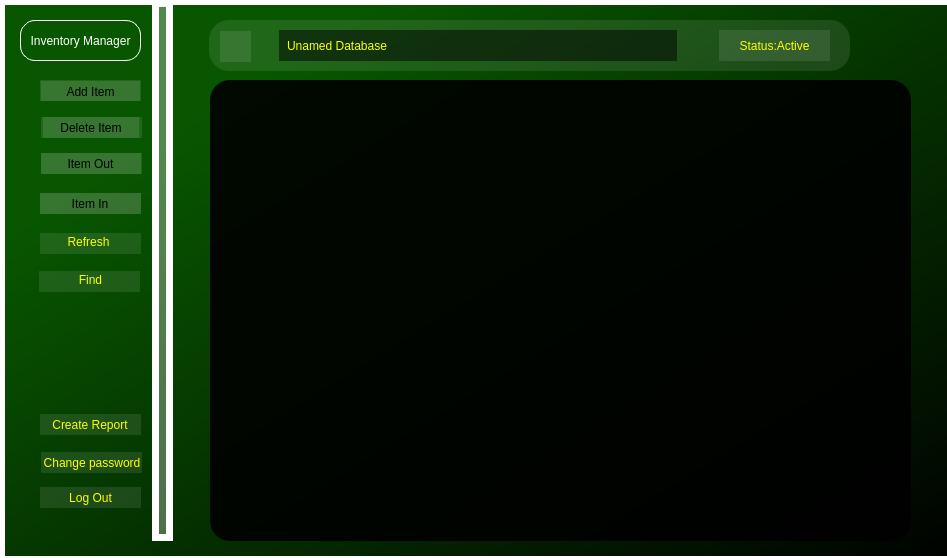
<?xml version="1.0" encoding="UTF-8"?>
<ui version="4.0">
 <class>MainWindow</class>
 <widget class="QMainWindow" name="MainWindow">
  <property name="geometry">
   <rect>
    <x>0</x>
    <y>0</y>
    <width>947</width>
    <height>558</height>
   </rect>
  </property>
  <property name="windowTitle">
   <string>MainWindow</string>
  </property>
  <widget class="QWidget" name="centralwidget">
   <widget class="QWidget" name="widget" native="true">
    <property name="geometry">
     <rect>
      <x>0</x>
      <y>0</y>
      <width>971</width>
      <height>561</height>
     </rect>
    </property>
    <property name="styleSheet">
     <string notr="true">QWidget#widget{
border:5px solid white;
background-color:qlineargradient(spread:pad, x1:0.164773, y1:0.222, x2:1, y2:1, stop:0.0170455 rgba(8, 86, 0, 255), stop:1 rgba(0, 0, 0, 255));}

</string>
    </property>
    <widget class="QTextEdit" name="screen">
     <property name="geometry">
      <rect>
       <x>210</x>
       <y>80</y>
       <width>701</width>
       <height>461</height>
      </rect>
     </property>
     <property name="font">
      <font>
       <family>DejaVu Sans Mono</family>
       <pointsize>8</pointsize>
       <weight>9</weight>
       <italic>false</italic>
       <bold>false</bold>
      </font>
     </property>
     <property name="styleSheet">
      <string notr="true">font: 75 7.5pt &quot;DejaVu Sans Mono&quot;;
background-color:rgba(0, 0, 0,0.9);
color:white;
border-radius:20px;
padding-left:20;
padding-right:20;
padding-top:10</string>
     </property>
    </widget>
    <widget class="Line" name="line_2">
     <property name="geometry">
      <rect>
       <x>152</x>
       <y>0</y>
       <width>21</width>
       <height>541</height>
      </rect>
     </property>
     <property name="styleSheet">
      <string notr="true">border:7px solid white;
background-color:rgba(255, 255, 255, 0.3);</string>
     </property>
     <property name="orientation">
      <enum>Qt::Vertical</enum>
     </property>
    </widget>
    <widget class="QFrame" name="frame_2">
     <property name="geometry">
      <rect>
       <x>40</x>
       <y>80</y>
       <width>101</width>
       <height>21</height>
      </rect>
     </property>
     <property name="styleSheet">
      <string notr="true">background-color:rgba(255, 255, 255,0.1);
border-radius:20;</string>
     </property>
     <property name="frameShape">
      <enum>QFrame::StyledPanel</enum>
     </property>
     <property name="frameShadow">
      <enum>QFrame::Raised</enum>
     </property>
     <widget class="QPushButton" name="add">
      <property name="geometry">
       <rect>
        <x>1</x>
        <y>1</y>
        <width>99</width>
        <height>21</height>
       </rect>
      </property>
      <property name="cursor">
       <cursorShape>PointingHandCursor</cursorShape>
      </property>
      <property name="styleSheet">
       <string notr="true">background-color:rgba(255, 255, 255, 0);
font: 75 10pt &quot;Noto Sans Cond&quot;;
color:rgb(255, 255, 0);
hover{color:black};</string>
      </property>
      <property name="text">
       <string>Add Item</string>
      </property>
     </widget>
    </widget>
    <widget class="QFrame" name="frame_14">
     <property name="geometry">
      <rect>
       <x>209</x>
       <y>20</y>
       <width>641</width>
       <height>51</height>
      </rect>
     </property>
     <property name="styleSheet">
      <string notr="true">background-color:rgba(255, 255, 255,0.1);
border-radius:20;</string>
     </property>
     <property name="frameShape">
      <enum>QFrame::StyledPanel</enum>
     </property>
     <property name="frameShadow">
      <enum>QFrame::Raised</enum>
     </property>
     <widget class="QFrame" name="frame_15">
      <property name="geometry">
       <rect>
        <x>0</x>
        <y>170</y>
        <width>120</width>
        <height>51</height>
       </rect>
      </property>
      <property name="styleSheet">
       <string notr="true">background-color:rgba(255, 255, 255,0.1);
border-radius:20;</string>
      </property>
      <property name="frameShape">
       <enum>QFrame::StyledPanel</enum>
      </property>
      <property name="frameShadow">
       <enum>QFrame::Raised</enum>
      </property>
     </widget>
     <widget class="QLabel" name="database_info">
      <property name="geometry">
       <rect>
        <x>70</x>
        <y>10</y>
        <width>398</width>
        <height>31</height>
       </rect>
      </property>
      <property name="styleSheet">
       <string notr="true">color:rgb(255, 255, 0);
padding-left:5;
background-color:rgba(0, 0, 0,0.5);
font: 63 15pt &quot;Bahnschrift&quot;;</string>
      </property>
      <property name="frameShadow">
       <enum>QFrame::Sunken</enum>
      </property>
      <property name="lineWidth">
       <number>15</number>
      </property>
      <property name="text">
       <string>Unamed Database</string>
      </property>
     </widget>
     <widget class="QLabel" name="database_info_2">
      <property name="geometry">
       <rect>
        <x>510</x>
        <y>10</y>
        <width>111</width>
        <height>31</height>
       </rect>
      </property>
      <property name="styleSheet">
       <string notr="true">font: 75 14pt &quot;Bahnschrift Condensed&quot;;
color:rgb(255, 255, 0);</string>
      </property>
      <property name="frameShadow">
       <enum>QFrame::Sunken</enum>
      </property>
      <property name="lineWidth">
       <number>15</number>
      </property>
      <property name="text">
       <string>Status:Active</string>
      </property>
      <property name="alignment">
       <set>Qt::AlignCenter</set>
      </property>
     </widget>
     <widget class="QLabel" name="dashboard_icon">
      <property name="geometry">
       <rect>
        <x>11</x>
        <y>11</y>
        <width>31</width>
        <height>31</height>
       </rect>
      </property>
      <property name="text">
       <string/>
      </property>
      <property name="scaledContents">
       <bool>true</bool>
      </property>
     </widget>
    </widget>
    <widget class="QLabel" name="label">
     <property name="geometry">
      <rect>
       <x>20</x>
       <y>20</y>
       <width>121</width>
       <height>41</height>
      </rect>
     </property>
     <property name="styleSheet">
      <string notr="true">font: 10pt &quot;PMingLiU-ExtB&quot;;
color:rgb(255, 255, 255);
border:1px solid white;
border-radius:15;</string>
     </property>
     <property name="text">
      <string>Inventory Manager</string>
     </property>
     <property name="alignment">
      <set>Qt::AlignCenter</set>
     </property>
    </widget>
    <widget class="QLabel" name="label_2">
     <property name="geometry">
      <rect>
       <x>870</x>
       <y>20</y>
       <width>51</width>
       <height>51</height>
      </rect>
     </property>
     <property name="text">
      <string/>
     </property>
     <property name="pixmap">
      <pixmap>../../../../Downloads/677777.png</pixmap>
     </property>
     <property name="scaledContents">
      <bool>true</bool>
     </property>
    </widget>
    <widget class="QFrame" name="frame_3">
     <property name="geometry">
      <rect>
       <x>40</x>
       <y>233</y>
       <width>101</width>
       <height>21</height>
      </rect>
     </property>
     <property name="styleSheet">
      <string notr="true">background-color:rgba(255, 255, 255,0.1);
border-radius:20;</string>
     </property>
     <property name="frameShape">
      <enum>QFrame::StyledPanel</enum>
     </property>
     <property name="frameShadow">
      <enum>QFrame::Raised</enum>
     </property>
     <widget class="QPushButton" name="refresh">
      <property name="geometry">
       <rect>
        <x>0</x>
        <y>-1</y>
        <width>97</width>
        <height>20</height>
       </rect>
      </property>
      <property name="cursor">
       <cursorShape>PointingHandCursor</cursorShape>
      </property>
      <property name="styleSheet">
       <string notr="true">background-color:rgba(255, 255, 255, 0);
font: 75 10pt &quot;Noto Sans Cond&quot;;
color:rgb(255, 255, 0);</string>
      </property>
      <property name="text">
       <string>Refresh</string>
      </property>
     </widget>
    </widget>
    <widget class="QFrame" name="frame_4">
     <property name="geometry">
      <rect>
       <x>41</x>
       <y>117</y>
       <width>101</width>
       <height>21</height>
      </rect>
     </property>
     <property name="styleSheet">
      <string notr="true">background-color:rgba(255, 255, 255,0.1);
border-radius:20;</string>
     </property>
     <property name="frameShape">
      <enum>QFrame::StyledPanel</enum>
     </property>
     <property name="frameShadow">
      <enum>QFrame::Raised</enum>
     </property>
     <widget class="QPushButton" name="delet">
      <property name="geometry">
       <rect>
        <x>2</x>
        <y>0</y>
        <width>96</width>
        <height>21</height>
       </rect>
      </property>
      <property name="cursor">
       <cursorShape>PointingHandCursor</cursorShape>
      </property>
      <property name="styleSheet">
       <string notr="true">background-color:rgba(255, 255, 255, 0);
font: 75 10pt &quot;Noto Sans Cond&quot;;
color:rgb(255, 255, 0);
hover{color:black};</string>
      </property>
      <property name="text">
       <string>Delete Item</string>
      </property>
     </widget>
    </widget>
    <widget class="QFrame" name="frame_5">
     <property name="geometry">
      <rect>
       <x>41</x>
       <y>153</y>
       <width>101</width>
       <height>21</height>
      </rect>
     </property>
     <property name="styleSheet">
      <string notr="true">background-color:rgba(255, 255, 255,0.1);
border-radius:20;</string>
     </property>
     <property name="frameShape">
      <enum>QFrame::StyledPanel</enum>
     </property>
     <property name="frameShadow">
      <enum>QFrame::Raised</enum>
     </property>
     <widget class="QPushButton" name="Iout">
      <property name="geometry">
       <rect>
        <x>-1</x>
        <y>0</y>
        <width>101</width>
        <height>21</height>
       </rect>
      </property>
      <property name="cursor">
       <cursorShape>PointingHandCursor</cursorShape>
      </property>
      <property name="styleSheet">
       <string notr="true">background-color:rgba(255, 255, 255, 0);
font: 75 10pt &quot;Noto Sans Cond&quot;;
color:rgb(255, 255, 0);
hover{color:black};</string>
      </property>
      <property name="text">
       <string>Item Out</string>
      </property>
     </widget>
    </widget>
    <widget class="QFrame" name="frame_6">
     <property name="geometry">
      <rect>
       <x>40</x>
       <y>193</y>
       <width>101</width>
       <height>21</height>
      </rect>
     </property>
     <property name="styleSheet">
      <string notr="true">background-color:rgba(255, 255, 255,0.1);
border-radius:20;</string>
     </property>
     <property name="frameShape">
      <enum>QFrame::StyledPanel</enum>
     </property>
     <property name="frameShadow">
      <enum>QFrame::Raised</enum>
     </property>
     <widget class="QPushButton" name="Iin">
      <property name="geometry">
       <rect>
        <x>-1</x>
        <y>0</y>
        <width>102</width>
        <height>21</height>
       </rect>
      </property>
      <property name="cursor">
       <cursorShape>PointingHandCursor</cursorShape>
      </property>
      <property name="styleSheet">
       <string notr="true">background-color:rgba(255, 255, 255, 0);
font: 75 10pt &quot;Noto Sans Cond&quot;;
color:rgb(255, 255, 0);
hover{color:black};</string>
      </property>
      <property name="text">
       <string>Item In</string>
      </property>
     </widget>
    </widget>
    <widget class="QFrame" name="frame_7">
     <property name="geometry">
      <rect>
       <x>41</x>
       <y>452</y>
       <width>101</width>
       <height>21</height>
      </rect>
     </property>
     <property name="styleSheet">
      <string notr="true">background-color:rgba(255, 255, 255,0.1);
border-radius:20;</string>
     </property>
     <property name="frameShape">
      <enum>QFrame::StyledPanel</enum>
     </property>
     <property name="frameShadow">
      <enum>QFrame::Raised</enum>
     </property>
     <widget class="QPushButton" name="c_password">
      <property name="geometry">
       <rect>
        <x>3</x>
        <y>1</y>
        <width>96</width>
        <height>20</height>
       </rect>
      </property>
      <property name="cursor">
       <cursorShape>PointingHandCursor</cursorShape>
      </property>
      <property name="styleSheet">
       <string notr="true">background-color:rgba(255, 255, 255, 0);
font: 75 10pt &quot;Noto Sans Cond&quot;;
color:rgb(255, 255, 0);</string>
      </property>
      <property name="text">
       <string>Change password</string>
      </property>
     </widget>
    </widget>
    <widget class="QFrame" name="frame_8">
     <property name="geometry">
      <rect>
       <x>40</x>
       <y>487</y>
       <width>101</width>
       <height>21</height>
      </rect>
     </property>
     <property name="styleSheet">
      <string notr="true">background-color:rgba(255, 255, 255,0.1);
border-radius:20;</string>
     </property>
     <property name="frameShape">
      <enum>QFrame::StyledPanel</enum>
     </property>
     <property name="frameShadow">
      <enum>QFrame::Raised</enum>
     </property>
     <widget class="QPushButton" name="logout">
      <property name="geometry">
       <rect>
        <x>0</x>
        <y>1</y>
        <width>101</width>
        <height>20</height>
       </rect>
      </property>
      <property name="cursor">
       <cursorShape>PointingHandCursor</cursorShape>
      </property>
      <property name="styleSheet">
       <string notr="true">background-color:rgba(255, 255, 255, 0);
font: 75 10pt &quot;Noto Sans Cond&quot;;
color:rgb(255, 255, 0);</string>
      </property>
      <property name="text">
       <string>Log Out</string>
      </property>
     </widget>
    </widget>
    <widget class="QFrame" name="frame_9">
     <property name="geometry">
      <rect>
       <x>40</x>
       <y>414</y>
       <width>101</width>
       <height>21</height>
      </rect>
     </property>
     <property name="styleSheet">
      <string notr="true">background-color:rgba(255, 255, 255,0.1);
border-radius:20;</string>
     </property>
     <property name="frameShape">
      <enum>QFrame::StyledPanel</enum>
     </property>
     <property name="frameShadow">
      <enum>QFrame::Raised</enum>
     </property>
     <widget class="QPushButton" name="report">
      <property name="geometry">
       <rect>
        <x>2</x>
        <y>1</y>
        <width>96</width>
        <height>20</height>
       </rect>
      </property>
      <property name="cursor">
       <cursorShape>PointingHandCursor</cursorShape>
      </property>
      <property name="styleSheet">
       <string notr="true">background-color:rgba(255, 255, 255, 0);
font: 75 10pt &quot;Noto Sans Cond&quot;;
color:rgb(255, 255, 0);</string>
      </property>
      <property name="text">
       <string>Create Report</string>
      </property>
     </widget>
    </widget>
    <widget class="QFrame" name="frame_10">
     <property name="geometry">
      <rect>
       <x>39</x>
       <y>271</y>
       <width>101</width>
       <height>21</height>
      </rect>
     </property>
     <property name="styleSheet">
      <string notr="true">background-color:rgba(255, 255, 255,0.1);
border-radius:20;</string>
     </property>
     <property name="frameShape">
      <enum>QFrame::StyledPanel</enum>
     </property>
     <property name="frameShadow">
      <enum>QFrame::Raised</enum>
     </property>
     <widget class="QPushButton" name="find">
      <property name="geometry">
       <rect>
        <x>3</x>
        <y>-1</y>
        <width>97</width>
        <height>20</height>
       </rect>
      </property>
      <property name="cursor">
       <cursorShape>PointingHandCursor</cursorShape>
      </property>
      <property name="styleSheet">
       <string notr="true">background-color:rgba(255, 255, 255, 0);
font: 75 10pt &quot;Noto Sans Cond&quot;;
color:rgb(255, 255, 0);</string>
      </property>
      <property name="text">
       <string>Find</string>
      </property>
     </widget>
    </widget>
    <widget class="QLabel" name="label_5">
     <property name="geometry">
      <rect>
       <x>20</x>
       <y>112</y>
       <width>21</width>
       <height>25</height>
      </rect>
     </property>
     <property name="text">
      <string/>
     </property>
     <property name="pixmap">
      <pixmap>../../../../Desktop/icons/delete.png</pixmap>
     </property>
     <property name="scaledContents">
      <bool>true</bool>
     </property>
    </widget>
    <widget class="QLabel" name="label_4">
     <property name="geometry">
      <rect>
       <x>20</x>
       <y>81</y>
       <width>17</width>
       <height>21</height>
      </rect>
     </property>
     <property name="text">
      <string/>
     </property>
     <property name="pixmap">
      <pixmap>../../../../Desktop/icons/add.png</pixmap>
     </property>
     <property name="scaledContents">
      <bool>true</bool>
     </property>
    </widget>
    <widget class="QLabel" name="label_6">
     <property name="geometry">
      <rect>
       <x>19</x>
       <y>153</y>
       <width>20</width>
       <height>19</height>
      </rect>
     </property>
     <property name="text">
      <string/>
     </property>
     <property name="pixmap">
      <pixmap>../../../../Desktop/icons/out.png</pixmap>
     </property>
     <property name="scaledContents">
      <bool>true</bool>
     </property>
    </widget>
    <widget class="QLabel" name="label_7">
     <property name="geometry">
      <rect>
       <x>22</x>
       <y>193</y>
       <width>17</width>
       <height>21</height>
      </rect>
     </property>
     <property name="text">
      <string/>
     </property>
     <property name="pixmap">
      <pixmap>../../../../Desktop/icons/in.png</pixmap>
     </property>
     <property name="scaledContents">
      <bool>true</bool>
     </property>
    </widget>
    <widget class="QLabel" name="label_8">
     <property name="geometry">
      <rect>
       <x>21</x>
       <y>234</y>
       <width>18</width>
       <height>17</height>
      </rect>
     </property>
     <property name="text">
      <string/>
     </property>
     <property name="pixmap">
      <pixmap>../../../../Desktop/icons/refresh.png</pixmap>
     </property>
     <property name="scaledContents">
      <bool>true</bool>
     </property>
    </widget>
    <widget class="QLabel" name="label_9">
     <property name="geometry">
      <rect>
       <x>21</x>
       <y>272</y>
       <width>18</width>
       <height>18</height>
      </rect>
     </property>
     <property name="text">
      <string/>
     </property>
     <property name="pixmap">
      <pixmap>../../../../Desktop/icons/find.png</pixmap>
     </property>
     <property name="scaledContents">
      <bool>true</bool>
     </property>
    </widget>
    <widget class="QLabel" name="label_10">
     <property name="geometry">
      <rect>
       <x>19</x>
       <y>453</y>
       <width>21</width>
       <height>18</height>
      </rect>
     </property>
     <property name="text">
      <string/>
     </property>
     <property name="pixmap">
      <pixmap>../../../../Desktop/icons/Change password.png</pixmap>
     </property>
     <property name="scaledContents">
      <bool>true</bool>
     </property>
    </widget>
    <zorder>frame_4</zorder>
    <zorder>frame_5</zorder>
    <zorder>frame_6</zorder>
    <zorder>frame_8</zorder>
    <zorder>frame_7</zorder>
    <zorder>label_2</zorder>
    <zorder>screen</zorder>
    <zorder>line_2</zorder>
    <zorder>frame_2</zorder>
    <zorder>frame_14</zorder>
    <zorder>label</zorder>
    <zorder>frame_3</zorder>
    <zorder>frame_9</zorder>
    <zorder>frame_10</zorder>
    <zorder>label_5</zorder>
    <zorder>label_4</zorder>
    <zorder>label_6</zorder>
    <zorder>label_7</zorder>
    <zorder>label_8</zorder>
    <zorder>label_9</zorder>
    <zorder>label_10</zorder>
   </widget>
  </widget>
 </widget>
 <resources/>
 <connections/>
</ui>
